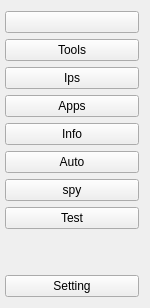
         <widget class="QFrame" name="leftbar">
          <property name="minimumSize">
           <size>
            <width>150</width>
            <height>0</height>
           </size>
          </property>
          <property name="maximumSize">
           <size>
            <width>150</width>
            <height>16777215</height>
           </size>
          </property>
          <property name="frameShape">
           <enum>QFrame::NoFrame</enum>
          </property>
          <layout class="QVBoxLayout" name="verticalLayout_2">
           <property name="leftMargin">
            <number>5</number>
           </property>
           <item>
            <widget class="QPushButton" name="pushButton_leftbar_bars">
             <property name="text">
              <string/>
             </property>
             <property name="icon">
              <iconset resource="../../assets/asset.qrc">
               <normaloff>:/svgs/svgs/bars-square-svgrepo-com.svg</normaloff>:/svgs/svgs/bars-square-svgrepo-com.svg</iconset>
             </property>
            </widget>
           </item>
           <item>
            <widget class="QPushButton" name="pushButton_leftbar_tool">
             <property name="text">
              <string>Tools</string>
             </property>
             <property name="icon">
              <iconset resource="../../assets/asset.qrc">
               <normaloff>:/svgs/svgs/tools-repair-svgrepo-com.svg</normaloff>:/svgs/svgs/tools-repair-svgrepo-com.svg</iconset>
             </property>
            </widget>
           </item>
           <item>
            <widget class="QPushButton" name="pushButton_leftbar_ip">
             <property name="text">
              <string>Ips</string>
             </property>
             <property name="icon">
              <iconset resource="../../assets/asset.qrc">
               <normaloff>:/svgs/svgs/ai-platform-svgrepo-com.svg</normaloff>:/svgs/svgs/ai-platform-svgrepo-com.svg</iconset>
             </property>
            </widget>
           </item>
           <item>
            <widget class="QPushButton" name="pushButton_leftbar_app">
             <property name="text">
              <string>Apps</string>
             </property>
             <property name="icon">
              <iconset resource="../../assets/asset.qrc">
               <normaloff>:/svgs/svgs/app-store-svgrepo-com.svg</normaloff>:/svgs/svgs/app-store-svgrepo-com.svg</iconset>
             </property>
            </widget>
           </item>
           <item>
            <widget class="QPushButton" name="pushButton_leftbar_edit">
             <property name="text">
              <string>Info</string>
             </property>
             <property name="icon">
              <iconset resource="../../assets/asset.qrc">
               <normaloff>:/svgs/svgs/info-signs-svgrepo-com.svg</normaloff>:/svgs/svgs/info-signs-svgrepo-com.svg</iconset>
             </property>
            </widget>
           </item>
           <item>
            <widget class="QPushButton" name="pushButton_leftbar_auto">
             <property name="text">
              <string>Auto</string>
             </property>
             <property name="icon">
              <iconset resource="../../assets/asset.qrc">
               <normaloff>:/svgs/svgs/auto-focus-svgrepo-com.svg</normaloff>:/svgs/svgs/auto-focus-svgrepo-com.svg</iconset>
             </property>
            </widget>
           </item>
           <item>
            <widget class="QPushButton" name="pushButton_leftbar_spy">
             <property name="text">
              <string>spy</string>
             </property>
             <property name="icon">
              <iconset resource="../../assets/asset.qrc">
               <normaloff>:/svgs/svgs/spy-svgrepo-com.svg</normaloff>:/svgs/svgs/spy-svgrepo-com.svg</iconset>
             </property>
            </widget>
           </item>
           <item>
            <widget class="QPushButton" name="pushButton_leftbar_test">
             <property name="text">
              <string>Test</string>
             </property>
             <property name="icon">
              <iconset resource="../../assets/asset.qrc">
               <normaloff>:/svgs/svgs/test-tubes-lab-svgrepo-com.svg</normaloff>:/svgs/svgs/test-tubes-lab-svgrepo-com.svg</iconset>
             </property>
            </widget>
           </item>
           <item>
            <spacer name="verticalSpacer_leftbar">
             <property name="orientation">
              <enum>Qt::Vertical</enum>
             </property>
             <property name="sizeHint" stdset="0">
              <size>
               <width>20</width>
               <height>40</height>
              </size>
             </property>
            </spacer>
           </item>
           <item>
            <widget class="QPushButton" name="pushButton_leftbar_setting">
             <property name="text">
              <string>Setting</string>
             </property>
             <property name="icon">
              <iconset resource="../../assets/asset.qrc">
               <normaloff>:/svgs/svgs/setting-setting-svgrepo-com.svg</normaloff>:/svgs/svgs/setting-setting-svgrepo-com.svg</iconset>
             </property>
            </widget>
           </item>
          </layout>
         </widget>
